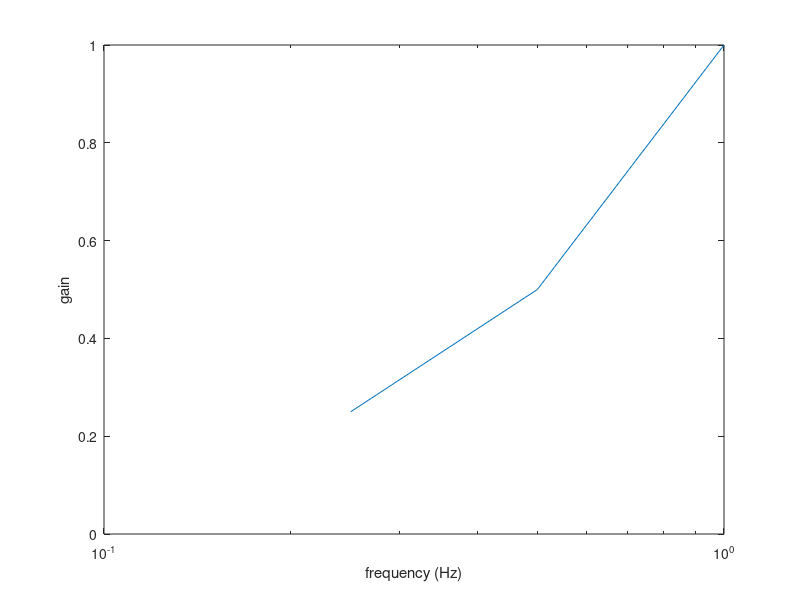

Reproduce this figure in MATLAB.
% expect: semilogx: x holds 0, on a logarithmic axis
% octave: omitting non-positive data in log plot
w = [0 0.25 0.5 1];
semilogx(w, w);
xlabel('frequency (Hz)');
ylabel('gain');
